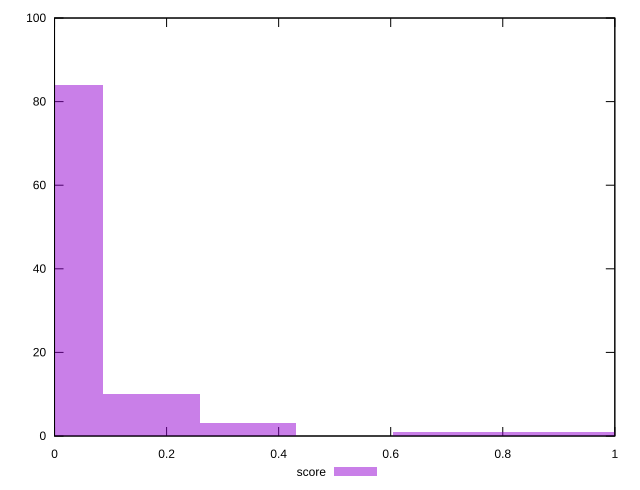

Generate this figure with gnuplot:
reset

$score <<EOF
0 84
0.17254242822619964 10
0.6901697129047986 1
0.8627121411309981 1
1.035254569357198 1
0.3450848564523993 3
EOF

set key outside below
set boxwidth 0.17254242822619964
set xrange [0:1]
set yrange [0:100]
set trange [0:100]
set style fill transparent solid 0.5 noborder
set terminal svg size 640, 490 enhanced background rgb 'white'
set output "reports/report_00028_2021-02-24T12-49-42.674Z/estimated-input-latency/samples/music/score/histogram.svg"

plot $score title "score" with boxes

reset
